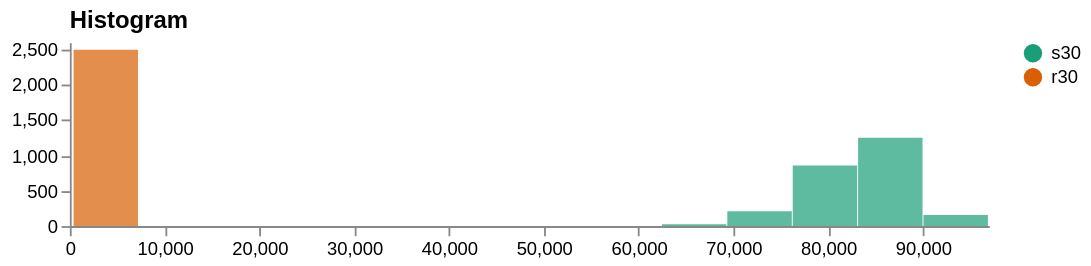

Here is the Vega-Lite specification saved for this chart:
### Vega specification from a JSON file in a GitHub repository (floating-point values rounded to 4 significant figures)
{"$schema": "https://vega.github.io/schema/vega/v5.json", "description": "Histogram for visualizing a univariate distribution using static bins.", "width": 500, "height": 100, "padding": 5, "data": [{"name": "binned", "values": [{"bin0": 394.3, "bin1": 7291.0, "count": 0, "label": "s30"}, {"bin0": 7291.0, "bin1": 14190.0, "count": 0, "label": "s30"}, {"bin0": 14190.0, "bin1": 21080.0, "count": 0, "label": "s30"}, {"bin0": 21080.0, "bin1": 27980.0, "count": 0, "label": "s30"}, {"bin0": 27980.0, "bin1": 34880.0, "count": 0, "label": "s30"}, {"bin0": 34880.0, "bin1": 41770.0, "count": 0, "label": "s30"}, {"bin0": 41770.0, "bin1": 48670.0, "count": 0, "label": "s30"}, {"bin0": 48670.0, "bin1": 55570.0, "count": 0, "label": "s30"}, {"bin0": 55570.0, "bin1": 62460.0, "count": 0, "label": "s30"}, {"bin0": 62460.0, "bin1": 69360.0, "count": 29, "label": "s30"}, {"bin0": 69360.0, "bin1": 76260.0, "count": 213, "label": "s30"}, {"bin0": 76260.0, "bin1": 83150.0, "count": 854, "label": "s30"}, {"bin0": 83150.0, "bin1": 90050.0, "count": 1245, "label": "s30"}, {"bin0": 90050.0, "bin1": 96950.0, "count": 158, "label": "s30"}, {"bin0": 394.3, "bin1": 7291.0, "count": 2500, "label": "r30"}]}, {"name": "xref", "values": []}, {"name": "yref", "values": []}, {"name": "_ranges", "source": ["binned"], "transform": [{"type": "aggregate", "fields": ["bin0", "bin1"], "ops": ["min", "max"], "as": ["min", "max"]}]}], "legends": [{"fill": "color"}], "scales": [{"name": "xscale", "type": "linear", "range": "width", "domain": {"data": "_ranges", "fields": ["min", "max"]}}, {"name": "yscale", "type": "linear", "range": "height", "round": true, "domain": {"data": "binned", "field": "count"}, "zero": true, "nice": true}, {"name": "color", "type": "ordinal", "domain": {"data": "binned", "field": "label"}, "range": {"scheme": "dark2"}}], "axes": [{"orient": "bottom", "scale": "xscale", "zindex": 1}, {"orient": "left", "scale": "yscale", "tickCount": 5, "zindex": 1}], "title": {"text": "Histogram", "orient": "top", "anchor": "start", "frame": "group"}, "marks": [{"name": "bins", "type": "rect", "from": {"data": "binned"}, "encode": {"update": {"x": {"scale": "xscale", "field": "bin0"}, "x2": {"scale": "xscale", "field": "bin1", "offset": -0.5}, "y": {"scale": "yscale", "field": "count"}, "y2": {"scale": "yscale", "value": 0}, "tooltip": {"field": "count"}, "fill": {"scale": "color", "field": "label"}, "opacity": {"value": 0.7}}, "hover": {"fill": {"value": "firebrick"}}}}, {"name": "x_highlights", "type": "rule", "clip": true, "from": {"data": "xref"}, "encode": {"enter": {"stroke": {"value": "red"}}, "update": {"x": {"scale": "xscale", "field": "value"}, "y2": {"value": 0}, "y": {"signal": "height"}, "opacity": {"value": 1}}}}, {"name": "y_highlights", "type": "rule", "clip": true, "from": {"data": "yref"}, "encode": {"enter": {"stroke": {"value": "red"}}, "update": {"y": {"scale": "yscale", "field": "value"}, "x2": {"value": 0}, "x": {"signal": "width"}, "opacity": {"value": 1}}}}]}
